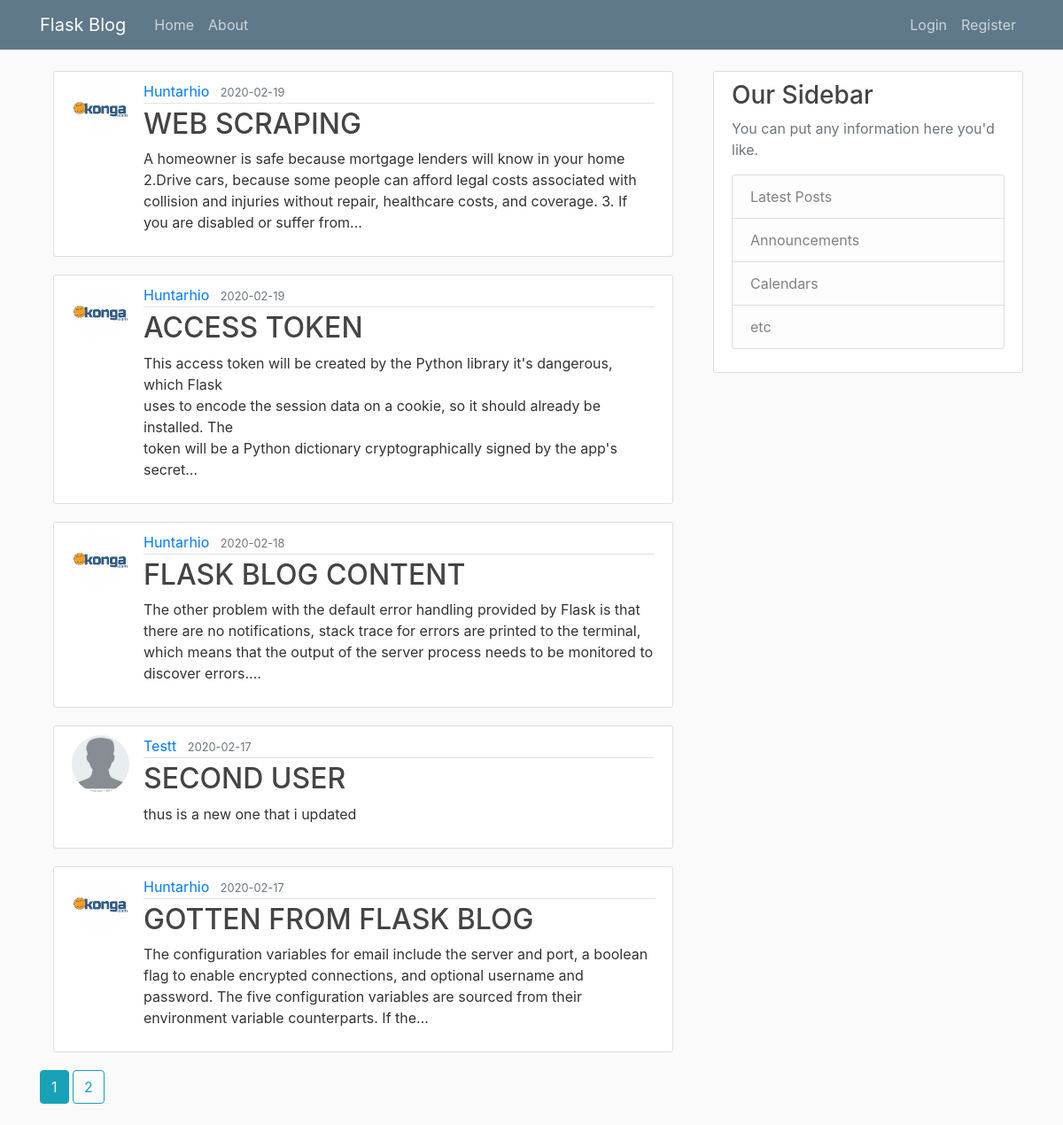
The page /home on the database its author committed.
### flaskblog/models.py (models this page shows, shortened)
class Post(db.Model):
    id = db.Column(db.Integer, primary_key = True)
    title = db.Column(db.String(100), nullable=False)
    content = db.Column(db.Text, nullable=False)
    posted_date = db.Column(db.DateTime, nullable=False, default=datetime.utcnow)
    user_id = db.Column(db.Integer, db.ForeignKey('user.id'),nullable=False)
    comments = db.relationship('Comment', backref='post', lazy=True)

class User(db.Model, UserMixin):
    id = db.Column(db.Integer, primary_key = True)
    username = db.Column(db.String(20), nullable=False, unique=True)
    email = db.Column(db.String(120), nullable=False, unique=True)
    password = db.Column(db.String(), nullable=False)
    image_file = db.Column(db.String(60), nullable=False, default='default.jpg')
    posts = db.relationship('Post', backref='author', lazy=True)

### flaskblog/main/routes.py (the view)
@main.route("/")
@main.route("/home")
def home():
    page = request.args.get('page', 1, type=int)   # gets the page and the id of the page
    posts = Post.query.order_by(Post.posted_date.desc()).paginate(page=page, per_page=5) #sets the ordering of the items in the page and also sets the number of items per page
    return render_template('home.html', posts=posts)

### flaskblog/templates/home.html
{% extends 'layouts.html' %}
{% block content %}
  <div class="container">
    {% for post in posts.items %}
      <article class="media content-section">
        <img class="rounded-circle article-img"src="{{ url_for('static', filename='profile_pics/'+post.author.image_file) }}" alt="">
        <div class="media-body">
          <div class="article-metadata">
            <a class="mr-2" href="{{ url_for('users.user_posts', username=post.author.username) }}">{{ post.author.username|capitalize }}</a>
            <small class="text-muted">{{ post.posted_date.strftime('%Y-%m-%d') }}</small>
          </div>
          <h2><a class="article-title" href="{{ url_for('posts.post', post_id=post.id) }}">{{ post.title|upper }}</a></h2>
          <p class="article-content">{{ post.content|truncate }}</p>
        </div>
      </article>
    {% endfor %}
  </div>
  {% for page_num in posts.iter_pages(left_edge=1, right_edge=1, left_current=1, right_current=2) %}
        {% if page_num %}
          {% if posts.page == page_num %}
            <a class="btn btn-info mb-4" href="{{ url_for('main.home', page=page_num) }}">{{ page_num }}</a>
          {% else %}
            <a class="btn btn-outline-info mb-4" href="{{ url_for('main.home', page=page_num) }}">{{ page_num }}</a>
          {% endif %}
        {% else %}
          ...
        {% endif %}
  {% endfor %}
{% endblock content %}

### flaskblog/static/main.css (style rules this page uses)
body { background: #fafafa; color: #333333; margin-top: 5rem; }
h1, h2, h3, h4, h5, h6 { color: #444444; }
.content-section { background: #ffffff; padding: 10px 20px; border: 1px solid #dddddd; border-radius: 3px; margin-bottom: 20px; }
.article-title { color: #444444; }
.article-content { white-space: pre-line; }
.article-img { height: 65px; width: 65px; margin-right: 16px; }
.article-metadata { padding-bottom: 1px; margin-bottom: 4px; border-bottom: 1px solid #e3e3e3 }

### rows shown on the page
Post: image_file (picture), author.username "Huntarhio", posted_date "2020-02-19", title "WEB SCRAPING", content "A homeowner is safe because mortgage lenders will know in your home 2.Drive cars, because some people can afford legal costs associated with collision and injuries without repair, healthcare costs, and coverage. 3. If you are disabled or suffer from..."
Post: image_file (picture), author.username "Huntarhio", posted_date "2020-02-19", title "ACCESS TOKEN", content "This access token will be created by the Python library it's dangerous, which Flask uses to encode the session data on a cookie, so it should already be installed. The token will be a Python dictionary cryptographically signed by the app's secret..."
Post: image_file (picture), author.username "Huntarhio", posted_date "2020-02-18", title "FLASK BLOG CONTENT", content "The other problem with the default error handling provided by Flask is that there are no notifications, stack trace for errors are printed to the terminal, which means that the output of the server process needs to be monitored to discover errors...."
Post: image_file (placeholder picture), author.username "Testt", posted_date "2020-02-17", title "SECOND USER", content "thus is a new one that i updated"
Post: image_file (picture), author.username "Huntarhio", posted_date "2020-02-17", title "GOTTEN FROM FLASK BLOG", content "The configuration variables for email include the server and port, a boolean flag to enable encrypted connections, and optional username and password. The five configuration variables are sourced from their environment variable counterparts. If the..."

### other values the page prints
{{ page_num }} "1"
{{ page_num }} "2"
